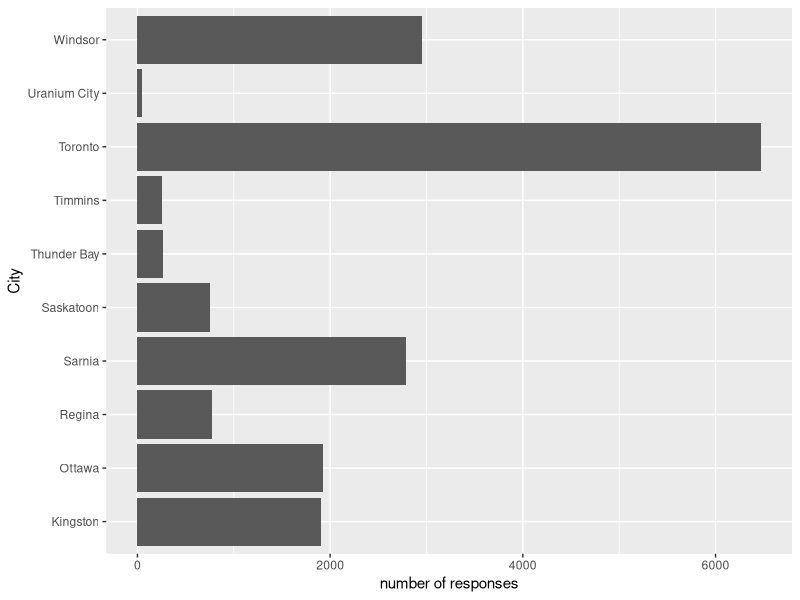
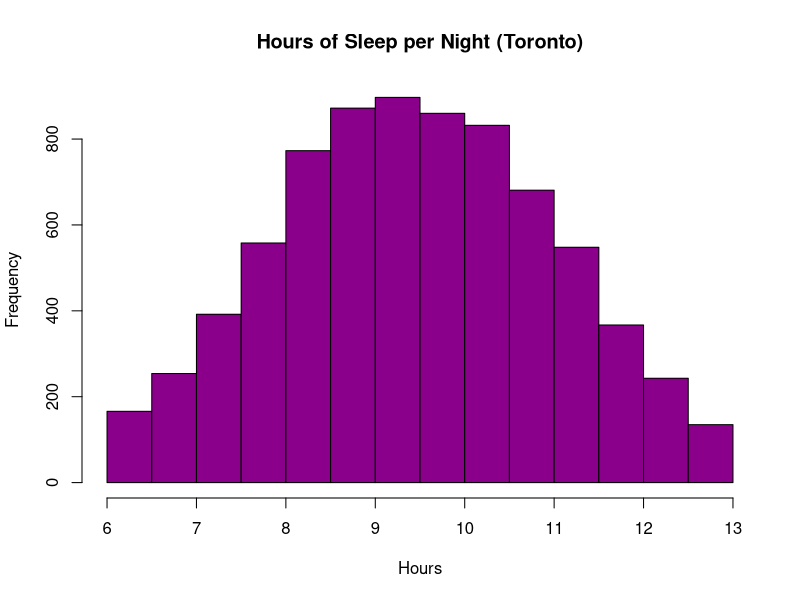
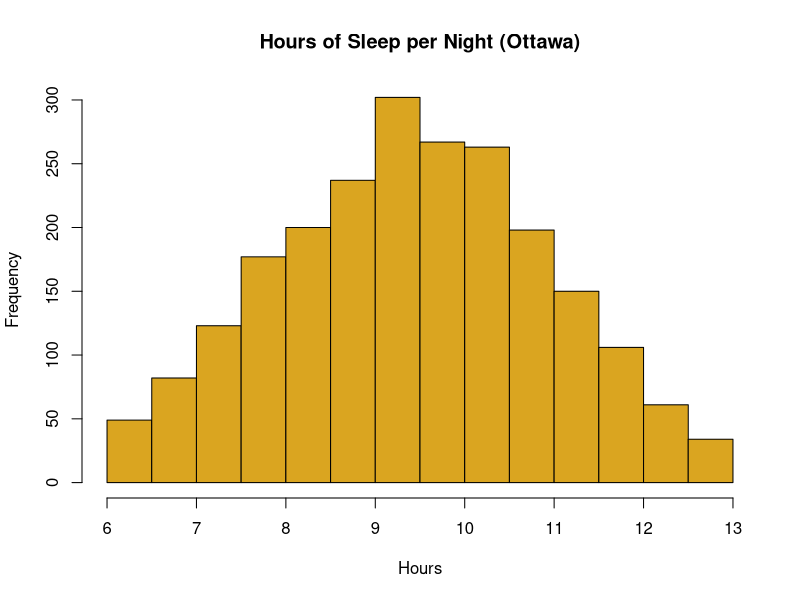
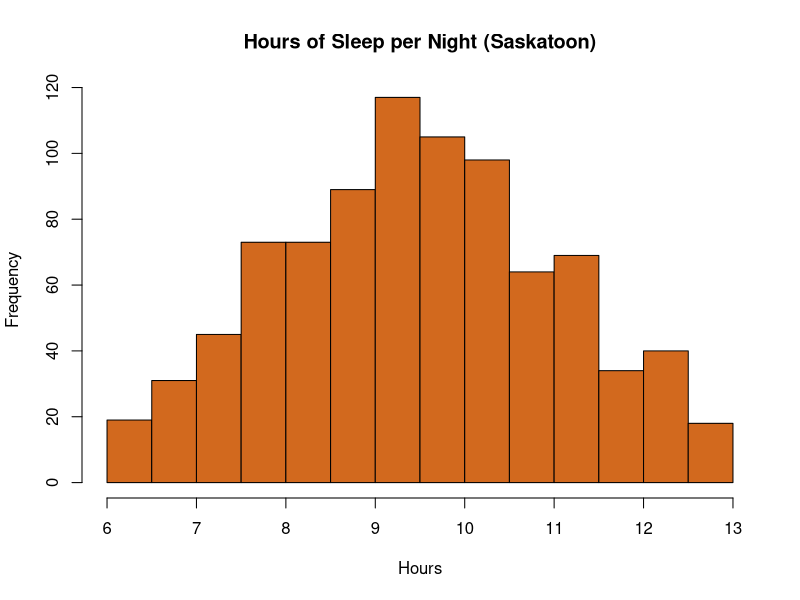
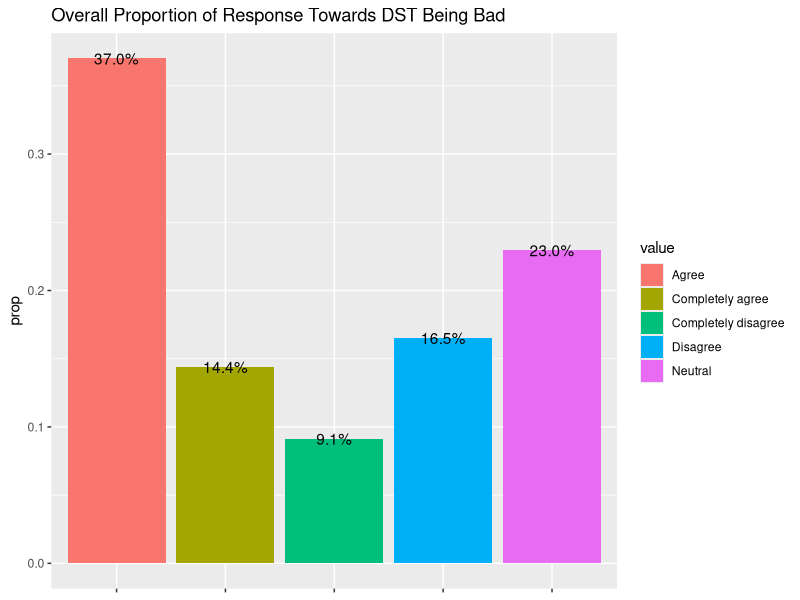
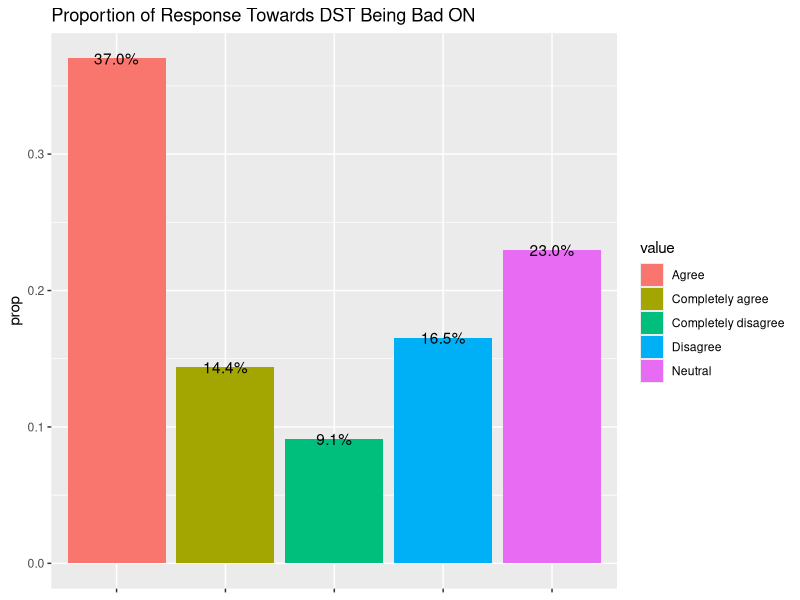
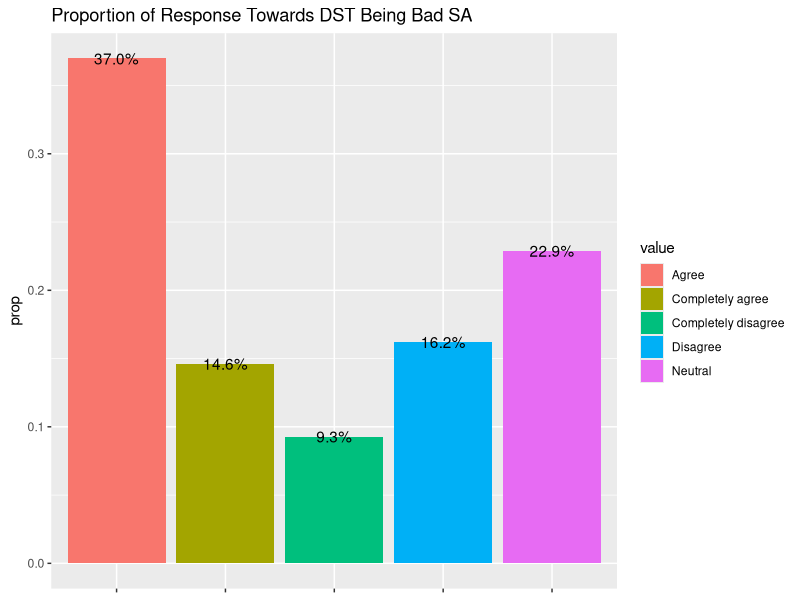

R code for these plots, in order:
## ---- chunk 1
#title􏰃 date􏰃 authorship􏰃 non􏰁technical executive summary􏰃 introduction􏰃 survey methodology􏰃 results􏰃 discussion􏰃 appendices that detail the survey􏰃 and references

library(readr)
library(dplyr)
library(ggplot2)
library(tidyverse)
## ---- chunk 2
# Questions REFERENCE
# Q1 Do you have a sleep disorder?
# Q2 Closest Major City
# Q3 During Daylight Savings, everyday inconveniences make me upset
# Q4 During Daylight Savings, I struggle to put my thoughts in words.
# Q5 When I don't get enough sleep, I feel my performance at work or school suffer.
# Q6 I find it harder to get to bed on time during daylight saving
# Q7 During daylight savings, I catch myself waking up in the middle of the night because I am worried
# Q8 How much sleep is needed to function (Number in Hours)
## ---- chunk 3
#constants - city/town population (Sask)
CITIES <- 655313
DIV_18 <- 37064

#constants - city/town population (Ont) 
#the figures for ontario came from a few quiick google searches based on region, the figures for sask came from the population report on the census
GTA <- 5.928*10^6
SW <- 2.584*10^6
EAST <- 1.763*10^6
NW <- 231691

#Total population of areas of interest
TOT <- GTA+SW+EAST+NW+DIV_18+CITIES

#probability vector population
pop_vec <- 1/TOT * c(GTA,SW, SW,EAST, NW, CITIES, CITIES, EAST,NW,DIV_18)

#vector of cities
cities <- c('Toronto', 'Windsor', 
            'Sarnia', 'Ottawa', 'Thunder Bay', 
            'Saskatoon', 'Regina', 'Kingston', 
            'Timmins', 'Uranium City')
cities_ON <- c('Toronto', 'Windsor', 
            'Sarnia', 'Ottawa', 'Thunder Bay', 'Kingston')
cities_SA <- c('Saskatoon', 'Regina', 'Timmins', 'Uranium City')
#agree-disagree vector
agree_dis <- c('Completely disagree','Disagree','Neutral','Agree','Completely agree')

#number of hours of sleep
sleep <- seq(6, 13, by = 0.1)
sleep_prob <- dnorm(sleep, mean = 9.5, sd = 1.7)

#seeding for random variables (assume 0.2% of the total population take survey)
n = 0.002*TOT
set.seed(n)
#samples for survey questions
Q1 = sample(c('yes','no'), n, replace = TRUE, prob = c(0.05, 0.95))
Q2 = sample(cities, n, replace = TRUE, prob=pop_vec)
Q3 = sample(agree_dis, n, replace = TRUE, prob=c(.2,.2,.2,.2,.2))
Q4 = sample(agree_dis, n, replace = TRUE, prob=c(.15,.2,.15,.2,.3))
Q5 = sample(agree_dis, n, replace = TRUE, prob=c(.05,.2,.05,.4,.2))
Q6 = sample(agree_dis, n, replace = TRUE, prob=c(.05,.05,.05,.85,0))
Q7 = sample(agree_dis, n, replace = TRUE, prob=c(0,.15,.7,.15,0))
Q8 = sample(sleep, n, replace = TRUE, prob=sleep_prob)

#collect in a table
results <- tibble(Q1,Q2,Q3,Q4,Q5,Q6,Q7,Q8)

#filter out people with sleep disorders
working <- results %>%
filter(Q1=="no")


#look at who agreed with Question 6
q6_agree <- working %>%
filter(Q6=="Agree")

#make a bar graph of where people lived
bar_tor <- ggplot(q6_agree, aes(x=Q2)) + geom_bar() + labs(x="City", y='number of responses')
bar_tor + coord_flip()

#retrieve hours of sleep for each city
tor <- working %>%
filter(Q2=='Toronto')%>%
select(Q8)

ott <- working %>%
filter(Q2=='Ottawa')%>%
select(Q8)

sask <- working %>%
filter(Q2=='Saskatoon')%>%
select(Q8)

#histogram of hours of sleep
hist(deframe(tor), main="Hours of Sleep per Night (Toronto)",
xlab="Hours",
col="darkmagenta")

hist(deframe(ott), main="Hours of Sleep per Night (Ottawa)",
xlab="Hours",
col="goldenrod")

hist(deframe(sask), main="Hours of Sleep per Night (Saskatoon)",
xlab="Hours",
col="chocolate")


#Bargraph of Q3-Q7 Responses Combined:
# combined<- unite(working,"Response", Q3:Q7, na.rm = TRUE, remove = FALSE)
q3q7Dat <- select(working, Q2:Q7)
q3q7Comb <- pivot_longer(q3q7Dat, Q3:Q7)
q3q7Comb %>% 
count(value) %>% 
mutate(prop = n/sum(n)) %>% 
ggplot(aes(x = value, y = prop, group = value)) +
geom_col(aes(fill = value), position = "dodge") +
geom_text(aes(label = scales::percent(prop), y = prop, group = value)) +
theme(axis.text.x=element_blank(), axis.title.x = element_blank()) +
labs(title = "Overall Proportion of Response Towards DST Being Bad")

q3q7Comb %>% 
filter(Q2 %in% cities_ON) %>%  
count(value) %>% 
mutate(prop = n/sum(n)) %>% 
ggplot(aes(x = value, y = prop, group = value)) +
geom_col(aes(fill = value), position = "dodge") +
geom_text(aes(label = scales::percent(prop), y = prop, group = value)) +
theme(axis.text.x=element_blank(), axis.title.x = element_blank()) +
labs(title = "Proportion of Response Towards DST Being Bad ON")

q3q7Comb %>% 
filter(Q2 %in% cities_SA) %>%  
count(value) %>% 
mutate(prop = n/sum(n)) %>% 
ggplot(aes(x = value, y = prop, group = value)) +
geom_col(aes(fill = value), position = "dodge") +
geom_text(aes(label = scales::percent(prop), y = prop, group = value)) +
theme(axis.text.x=element_blank(), axis.title.x = element_blank()) +
labs(title = "Proportion of Response Towards DST Being Bad SA")
  

#TODO Generate the rest of the responses.


#0.2% of the target audience responded to the survey


